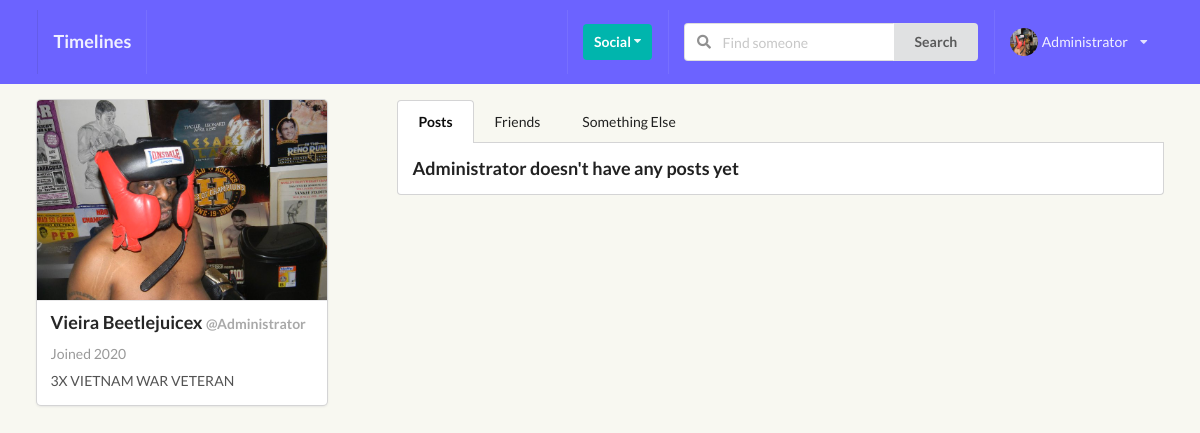
The page /profiles/Administrator/ (signed in) on the database as committed earlier.
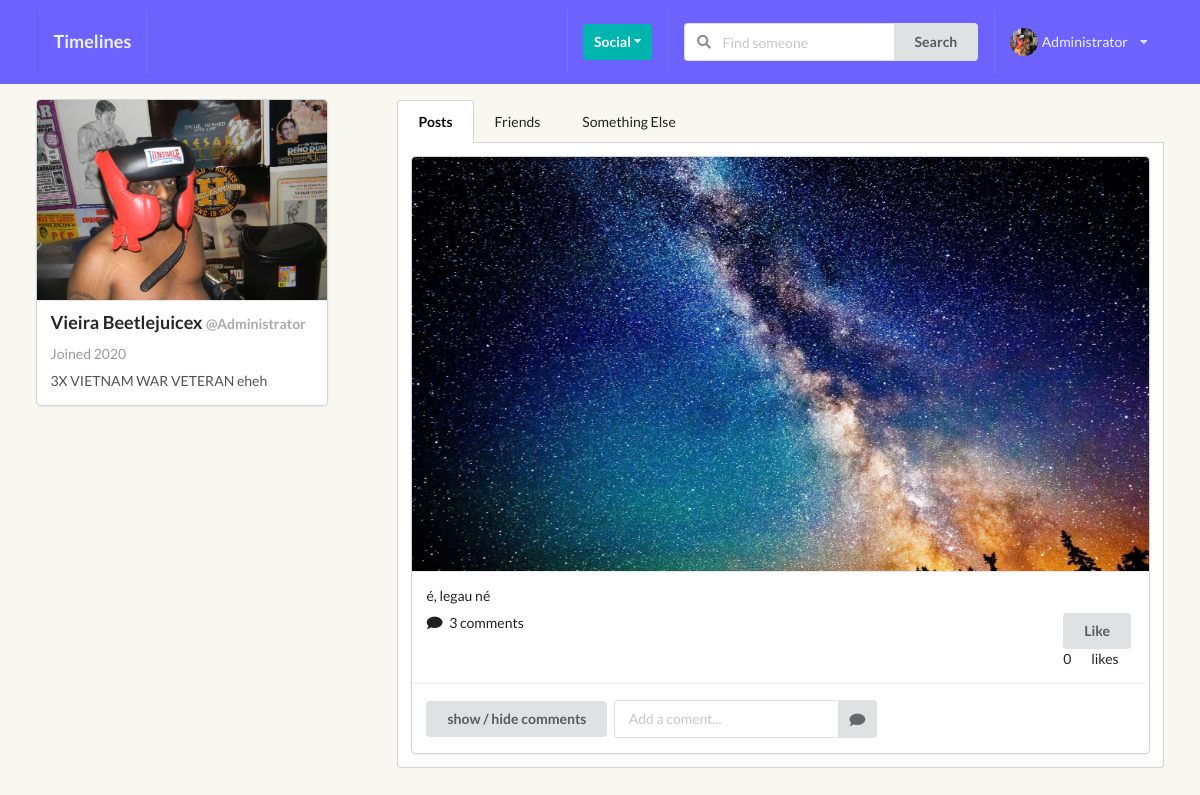
The same page on the database as committed later.
### perfil/models.py (models this page shows, shortened)
class Profile(models.Model):
    first_name = models.CharField(max_length=200, blank=True)
    last_name = models.CharField(max_length=200, blank=True)
    username = models.OneToOneField(User, on_delete=models.CASCADE)
    bio = models.TextField(default="no bio...", max_length=300)
    email = models.EmailField(max_length=200, blank=True)
    country = models.CharField(max_length=200, blank=True)
    avatar = models.ImageField(default='avatar.png', upload_to='avatars/')
    friends = models.ManyToManyField(User, blank=True, related_name='friends')
    slug = models.SlugField(unique=True, blank=True)
    updated = models.DateTimeField(auto_now=True)
    created = models.DateTimeField(auto_now_add=True)
    objects = ProfileManager()
    def __str__(self):
        return f"{self.username}"
    def get_all_authors_posts(self):
        return self.posts.all()
    def created_str(self):
        new_created = self.created.strftime('%y')
        return new_created
    __initial_first_name = None
    __initial_last_name = None
    def __init__(self, *args, **kwargs):
        super().__init__(*args, **kwargs)
        self.__initial_first_name = self.first_name
        self.__initial_last_name = self.last_name

### posts/models.py (models this page shows, shortened)
class Post(models.Model):
    content = models.TextField()
    image = models.ImageField(upload_to='posts', validators=[FileExtensionValidator(['png', 'jpg', 'jpeg'])], blank=True)
    liked = models.ManyToManyField(Profile, blank=True, related_name='likes')
    updated = models.DateTimeField(auto_now=True)
    created = models.DateTimeField(auto_now_add=True)
    author = models.ForeignKey(Profile, on_delete=models.CASCADE, related_name='posts')
    def num_likes(self):
        return self.liked.all().count()
    def num_comments(self):
        return self.comment_set.all().count()
    class Meta:
        ordering = ('-created',)

### perfil/views.py (the view, shortened to what this page needs)
# urls.py: path('<slug>/', ProfileDetailView.as_view(), name="profile_detail_view"),
class ProfileDetailView(LoginRequiredMixin, DetailView):
    model = Profile
    template_name = 'perfil/detail.html'
    def get_object(self, slug=None):
        slug = self.kwargs.get('slug')
        profile = Profile.objects.get(slug=slug)
        return profile
    def get_context_data(self, **kwargs):
        context = super().get_context_data(**kwargs)
        user = User.objects.get(username__iexact=self.request.user)
        profile = Profile.objects.get(username=user)
        detailuser_posts_qs = Post.objects.filter(author = profile)
        c_form = CommentModelForm()
        rel_r = Relationship.objects.filter(sender=profile)
        rel_s = Relationship.objects.filter(receiver=profile)
        rel_receiver = []
        rel_sender = []
        for item in rel_r:
            rel_receiver.append(item.receiver.username)
        for item in rel_s:
            rel_sender.append(item.sender.username)
        context['c_form'] = c_form
        context['posts'] = detailuser_posts_qs
        context["rel_receiver"] = rel_receiver
        context["rel_sender"] = rel_sender
        context['is_empty'] = False
        context['posts'] = self.get_object().get_all_authors_posts()
        context['len_posts'] = True if len(self.get_object().get_all_authors_posts()) > 0 else False
        return context

### posts/forms.py
class CommentModelForm(forms.ModelForm):
    body = forms.CharField(label='', widget=forms.TextInput(attrs={'placeholder': 'Add a coment...'}))
    class Meta:
        model = Comment
        fields = ('body',)

### perfil/context_processors.py (called while the page is built)
def profile_pic(request):
    if request.user.is_authenticated:
        profile_obj = Profile.objects.get(username=request.user)
        pic = profile_obj.avatar
        return {'picture':pic}
    return {}

def invitations_received_no(request):
    if request.user.is_authenticated:
        profile_obj = Profile.objects.get(username=request.user)
        qs_count = Relationship.objects.invitations_received(profile_obj).count()
        return {'invites_num':qs_count}
    return {}

### perfil/models.py (called while the page is built)
    def invitations_received(self, receiver):
        qs = Relationship.objects.filter(receiver=receiver, status='send')
        return qs

### perfil/templates/perfil/detail.html (shortened to what this page needs)
{% extends 'base.html' %} {% block title %} my profile {% endblock title %} {% block content %}
<div class="ui grid">
    <div class="five wide column">
        <div class="ui card">
            <div class="image">
                <img src="{{object.avatar.url}}" class="profile-pic-personal-page">
            </div>
            <div class="content">
                <p class="header">{{object.first_name}} {{object.last_name}} <span class="small_text">@{{object.username}}</span></p>
                <div class="meta">
                    <span class="date">Joined 20{{object.created_str}}</span>
                </div>
                <div class="description">
                    {{object.bio}}
                </div>
            </div>
        </div>
    </div>
    <div class="eleven wide column">
        <div class="ui top attached tabular menu">
            <a class="item active" data-tab="first">Posts</a>
            <a class="item" data-tab="second">Friends</a>
            <a class="item" data-tab="third">Something Else</a>
        </div>
        <div class="ui bottom attached tab segment active" data-tab="first">
            {% if posts %} {% for post in posts %}
            <div class="ui fluid card">
                <div class="ui fluid image">
                    {% if post.image %}
                    <img src={{post.image.url}}> {% endif %}
                </div>
                <div class="content">
                    <p> {{ post.content }} </p>
                    <div class="right floated">
                        <form action="{% url 'posts:like-post-view' %}" method="POST" class='like-form' id='{{post.id}}'>
                            <button type="submit" class="ui button like-btn{{post.id}}">
                                    {% if profile not in post.liked.all %}
                                        Like
                                    {% else %}
                                        Unlike
                                    {% endif %}
                                </button>
                            <div class="ui grid">
                                <div class="column">
                                    <div class="like-count{{post.id}}"> {{post.num_likes}} </div>
                                </div>
                                <div class="column">
                                    likes
                                </div>
                            </div>
                        </form>
                    </div>
                    <i class="comment icon"></i>
                    <span> {{ post.num_comments }} comments</span>
                </div>
                <div class="extra content">
                    <button class="cmt_btn ui button mb-5">show / hide comments</button>
                    <form action="" method="POST" class="ui action input form">
                        <input type="hidden" name="post_id" value={{post.id}}> {{ c_form }}
                        <button type="submit" name="submit_c_form" class="ui icon button">
                          <i class="comment icon"></i>
                        </button>
                    </form>
                </div>
            </div>
            {% endfor %} {% else %}
            <h3>{{object.username}} doesn't have any posts yet</h3> {% endif %}
        </div>
    </div>
</div>
{% endblock content %}>

Rows that differ between the two databases and show on the page:
changed Profile "Vieira": bio "3X VIETNAM WAR VETERAN" → "3X VIETNAM WAR VETERAN eheh"; username "Administrator" → (not shown)
added Post: image (picture), content "é, legau né", shows "Like", num_likes "0", num_comments "3"
Other text that changed with them:
text no longer shown: "doesn't have any posts yet"
